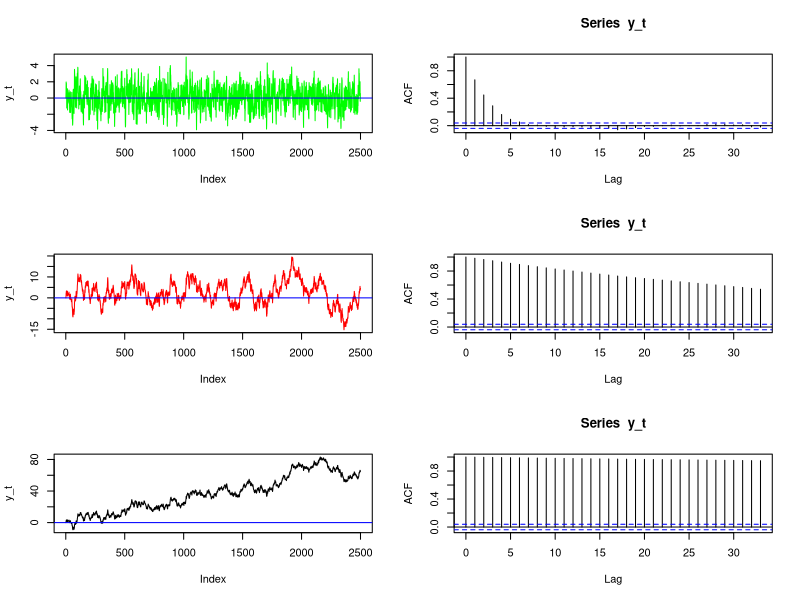
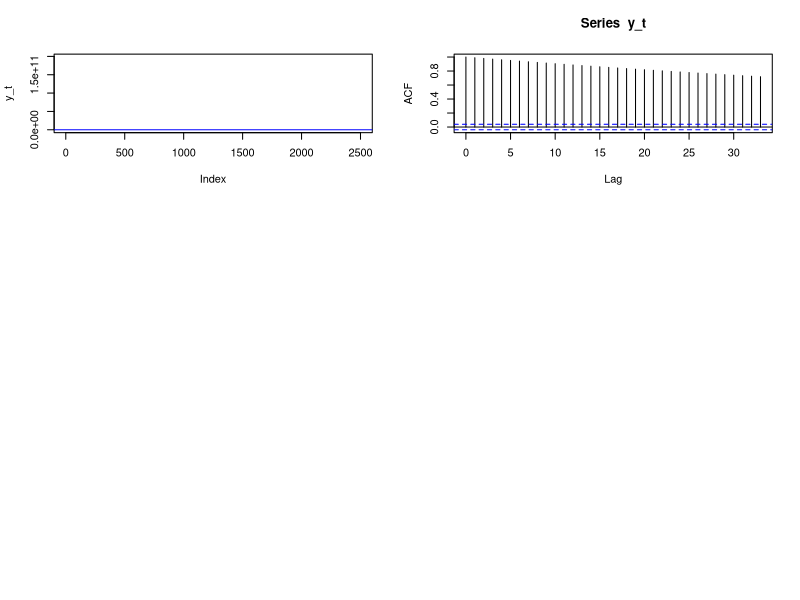

Recreate these plots in R, in order.
sim_len <- 2500

phi_vec <- c(0.66, 0.99, 1, 1.01)

nu_t <- rnorm(sim_len)

y_t <- rep(NA, sim_len)
y_t[1] <- 0

colors <- c("green", "red", "black")

par(mfrow = c(3, 2))

for (ii in seq_len(length(phi_vec))) {
    for (tt in 2:sim_len) {
        y_t[tt] <- phi_vec[ii] * y_t[tt - 1] + nu_t[tt]
    }

    plot(y_t, type = "l", col = colors[ii])
    abline(h = 0, col = "blue")
    acf(y_t)

    y_t[1] <- 0
}
